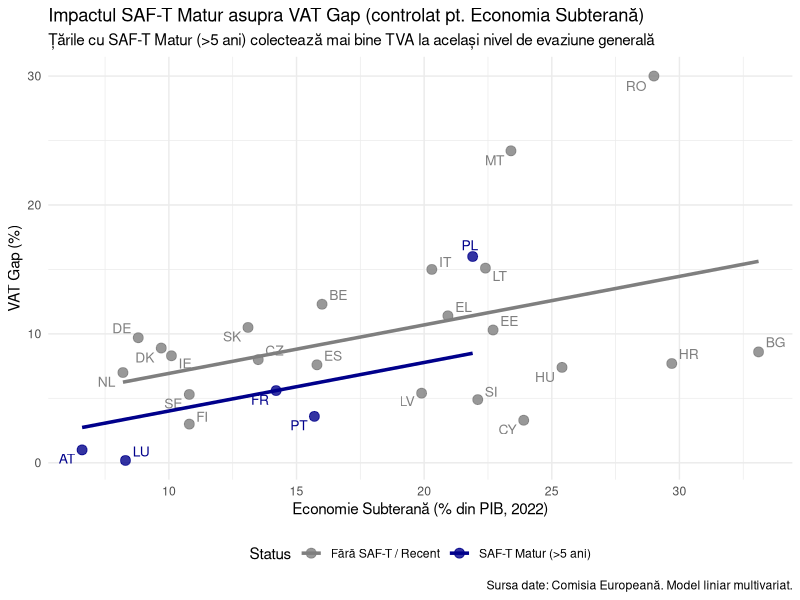

Reproduce this figure in R. (Note: this script raises an error after producing the figure.)
library(tidyverse)
library(broom)
library(ggrepel) # Pentru etichete frumoase pe grafic

# ---------------------------------------------------------
# 1. ÎNCĂRCAREA DATELOR (Direct din textul tău)
# ---------------------------------------------------------
data_text <- "Country_Code,Country_Name,VAT_Gap,2003,2004,2005,2006,2007,2008,2009,2010,2011,2012,2013,2014,2015,2016,2017,2018,2019,2020,2021,2022,SAFT_Year,SAFT_2020,SAFT_2021,SAFT_2022,SAFT_2023
AT,Austria,1.0%,10.8,11.0,10.3,9.7,9.4,8.1,8.5,8.2,7.9,7.6,7.5,7.8,8.2,7.8,7.1,6.7,6.1,7.2,6.9,6.6,2009,1,1,1,1
BE,Belgium,12.3%,21.4,20.7,20.1,19.2,18.3,17.5,17.8,17.4,17.1,16.8,16.4,16.1,16.2,16.1,15.6,15.4,15.1,16.2,16.0,16.0,,0,0,0,0
BG,Bulgaria,8.6%,35.9,35.3,34.4,34.0,32.7,32.1,32.5,32.6,32.3,31.9,31.2,31.0,30.6,30.2,29.6,30.8,30.1,32.9,32.4,33.1,2026,0,0,0,0
HR,Croatia,7.7%,32.3,32.3,31.5,31.2,30.4,29.6,30.1,29.8,29.5,29.0,28.4,28.0,27.7,27.1,26.5,27.4,26.4,29.6,29.0,29.7,,0,0,0,0
CY,Cyprus,3.3%,28.7,28.3,28.1,27.9,26.5,26.0,26.5,26.2,26.0,25.6,25.2,25.7,24.8,24.2,23.6,23.2,22.1,24.3,23.7,23.9,,0,0,0,0
CZ,Czech Republic,8.0%,19.5,19.1,18.5,18.1,17.0,16.6,16.9,16.7,16.4,16.0,15.5,15.3,15.1,14.9,14.1,13.6,13.1,14.2,13.9,13.5,,0,0,0,0
DK,Denmark,8.9%,17.4,17.1,16.5,15.4,14.8,13.9,14.3,14.0,13.8,13.4,13.0,12.8,12.0,11.6,10.9,9.3,8.9,9.8,9.6,9.7,2024,0,0,0,0
EE,Estonia,10.3%,30.7,30.8,30.2,29.6,29.5,29.0,29.6,29.3,28.6,28.2,27.6,27.1,26.2,25.4,24.6,23.2,22.1,23.6,23.1,22.7,,0,0,0,0
FI,Finland,3.0%,17.6,17.2,16.6,15.3,14.5,13.8,14.2,14.0,13.7,13.3,13.0,12.9,12.4,12.0,11.5,11.0,10.6,11.4,10.9,10.8,,0,0,0,0
FR,France,5.6%,14.7,14.3,13.8,12.4,11.8,11.1,11.6,11.3,11.0,10.8,9.9,10.8,12.3,12.6,12.8,12.5,12.4,13.6,13.1,14.2,2014,1,1,1,1
DE,Germany,9.7%,16.7,15.7,15.0,14.5,13.9,13.5,14.3,13.5,12.7,12.5,12.1,11.6,11.2,10.8,10.4,9.7,8.5,10.4,10.0,8.8,,0,0,0,0
EL,Greece,11.4%,28.2,28.1,27.6,26.2,25.1,24.3,25.0,25.4,24.3,24.0,23.6,23.3,22.4,22.0,21.5,20.8,19.2,20.9,20.3,20.93,,0,0,0,0
HU,Hungary,7.4%,25.0,24.7,24.5,24.4,23.7,23.0,23.5,23.3,22.8,22.5,22.1,21.6,21.9,22.2,22.4,22.7,23.2,26.0,25.0,25.4,,0,0,0,0
IE,Ireland,8.3%,15.4,15.2,14.8,13.4,12.7,12.2,13.1,13.0,12.8,12.7,12.2,11.8,11.3,10.8,10.4,9.7,8.9,9.9,9.4,10.1,,0,0,0,0
IT,Italy,15.0%,26.1,25.2,24.4,23.2,22.3,21.4,22.0,21.8,21.2,21.6,21.1,20.8,20.6,20.2,19.8,19.5,18.7,20.4,20.2,20.3,,0,0,0,0
LV,Latvia,5.4%,30.4,30.0,29.5,29.0,27.5,26.5,27.1,27.3,26.5,26.1,25.5,24.7,23.6,22.9,21.3,20.2,19.8,20.9,20.2,19.9,,0,0,0,0
LT,Lithuania,15.1%,32.0,31.7,31.1,30.6,29.7,29.1,29.6,29.7,29.0,28.5,28.0,27.1,25.8,24.9,23.8,23.0,21.9,23.1,22.9,22.4,2019,1,1,1,1
LU,Luxembourg,0.18%,9.8,9.8,9.9,10.0,9.4,8.5,8.8,8.4,8.2,8.2,8.0,8.1,8.3,8.4,8.2,7.9,7.4,8.6,8.4,8.3,2011,1,1,1,1
MT,Malta,24.2%,26.7,26.7,26.9,27.2,26.4,25.8,25.9,26.0,25.8,25.3,24.3,24.0,24.3,24.0,23.6,23.2,22.0,23.5,23.1,23.4,,0,0,0,0
NL,Netherlands,7.0%,12.7,12.5,12.0,10.9,10.1,9.6,10.2,10.0,9.8,9.5,9.1,9.2,9.0,8.8,8.4,7.5,7.0,8.1,7.8,8.2,,0,0,0,0
PL,Poland,16.0%,27.7,27.4,27.1,26.8,26.0,25.3,25.9,25.4,25.0,24.4,23.8,23.5,23.3,23.0,22.2,21.7,20.7,22.5,22.0,21.9,2016,1,1,1,1
PT,Portugal,3.6%,22.2,21.7,21.2,20.1,19.2,18.7,19.5,19.2,19.4,19.4,19.0,18.7,17.6,17.2,16.6,16.1,15.4,17.0,16.5,15.7,2009,1,1,1,1
RO,Romania,30.0%,33.6,32.5,32.2,31.4,30.2,29.4,29.4,29.8,29.6,29.1,28.4,28.1,28.0,27.6,26.3,26.7,26.9,29.3,28.9,29.0,2022,0,0,1,1
SI,Slovenia,4.9%,26.7,26.5,26.0,25.8,24.7,24.0,24.6,24.3,24.1,23.6,23.1,23.5,23.3,23.1,22.4,22.2,21.5,23.1,22.5,22.1,,0,0,0,0
ES,Spain,7.6%,22.2,21.9,21.3,20.2,19.3,18.4,19.5,19.4,19.2,19.2,18.6,18.5,18.2,17.9,17.2,16.6,15.4,17.4,16.9,15.8,,0,0,0,0
SK,Slovakia,10.5%,18.4,18.2,17.6,17.3,16.8,16.0,16.8,16.4,16.0,15.5,15.0,14.6,14.1,13.7,13.0,12.8,12.2,14.0,13.7,13.1,,0,0,0,0
SE,Sweden,5.3%,18.6,18.1,17.5,16.2,15.6,14.9,15.4,15.0,14.7,14.3,13.9,13.6,13.2,12.6,12.1,11.6,10.7,11.7,11.0,10.8,,0,0,0,0"

df <- read.csv(text = data_text)

# ---------------------------------------------------------
# 2. PREGĂTIREA DATELOR (ENGINEERING)
# ---------------------------------------------------------
# Setăm anul de analiză. Deși VAT Gap-ul pare să fie cel mai recent (2021/2022),
# folosim 2023 ca referință pentru maturitatea SAF-T, conform logicii anterioare.

analysis_year <- 2023
lag_threshold <- 5 # Pragul de maturitate identificat în graficul anterior

df_clean <- df %>%
  mutate(
    # 1. Variabila Dependentă: VAT Gap (numeric)
    VAT_Gap_Num = as.numeric(gsub("%", "", VAT_Gap)),
    
    # 2. Variabila Independentă 1: Shadow Economy (Folosim coloana 'X2022' ca proxy curent)
    # R adaugă un 'X' în fața numerelor când citește coloane.
    Shadow_Economy = X2022, 
    
    # 3. Calculăm Vechimea SAF-T
    SAFT_Year_Clean = ifelse(is.na(SAFT_Year) | SAFT_Year > analysis_year, NA, SAFT_Year),
    Years_Since = ifelse(is.na(SAFT_Year_Clean), 0, analysis_year - SAFT_Year_Clean),
    
    # 4. Variabila Independentă 2: DUMMY MATUR (1 dacă are >= 5 ani, 0 altfel)
    # Acesta este elementul cheie "cu lag"
    SAFT_Mature_Dummy = ifelse(Years_Since >= lag_threshold, 1, 0),
    
    # Etichetă pentru grafic
    Status = ifelse(SAFT_Mature_Dummy == 1, "SAF-T Matur (>5 ani)", "Fără SAF-T / Recent")
  )

# ---------------------------------------------------------
# 3. REGRESIA MULTIVARIATĂ
# ---------------------------------------------------------

# Model: VAT_Gap = Intercept + b1 * Shadow_Economy + b2 * SAFT_Mature_Dummy
model <- lm(VAT_Gap_Num ~ Shadow_Economy + SAFT_Mature_Dummy, data = df_clean)

# Afișare rezultate statistice
print(summary(model))
print(tidy(model))

# ---------------------------------------------------------
# 4. VIZUALIZARE (SCATTER PLOT CU DREPTE PARALELE)
# ---------------------------------------------------------
# Extragem coeficienții pentru a desena liniile manual sau lăsăm ggplot să facă treaba
# Vom folosi metoda simplă cu geom_smooth pe grupuri, forțând pante paralele prin modelul vizualizat

# Creăm predicțiile modelului pentru a desena liniile corecte (pante paralele)
df_clean$Predicted <- predict(model)

ggplot(df_clean, aes(x = Shadow_Economy, y = VAT_Gap_Num, color = Status)) +
  # Punctele (Țările)
  geom_point(size = 3, alpha = 0.8) +
  
  # Adăugăm codurile țărilor
  geom_text_repel(aes(label = Country_Code), size = 3.5, show.legend = FALSE) +
  
  # Liniile de regresie (bazate pe modelul nostru multivariat)
  geom_line(aes(y = Predicted, group = Status), size = 1.2) +
  
  scale_color_manual(values = c("gray50", "darkblue")) +
  
  labs(
    title = "Impactul SAF-T Matur asupra VAT Gap (controlat pt. Economia Subterană)",
    subtitle = "Țările cu SAF-T Matur (>5 ani) colectează mai bine TVA la același nivel de evaziune generală",
    x = "Economie Subterană (% din PIB, 2022)",
    y = "VAT Gap (%)",
    caption = "Sursa date: Comisia Europeană. Model liniar multivariat."
  ) +
  theme_minimal() +
  theme(legend.position = "bottom")






















library(tidyverse)
library(broom)
library(scales)

# ---------------------------------------------------------
# 1. PREGĂTIREA DATELOR
# ---------------------------------------------------------
# Presupunem că 'df' este deja încărcat din pasul anterior.
# Dacă nu, rulează din nou read.csv cu datele tale.

analysis_year <- 2023

# Definim intervalele pe care le testăm
# 1. Anii pentru Shadow Economy (sau variabila independentă istorică)
shadow_years_to_test <- 2015:2022 

# 2. Lagg-urile pentru SAF-T (ani de maturitate)
saft_lags_to_test <- 0:8

# Creăm un data frame gol pentru rezultate
grid_results <- data.frame()

# ---------------------------------------------------------
# 2. BUCLA DE TESTARE (GRID SEARCH) - CORECTATĂ
# ---------------------------------------------------------

# Reinițializăm grid_results
grid_results <- data.frame()

for (s_year in shadow_years_to_test) {
  
  # CORECTURĂ: Folosim as.character pentru că ai șters "X"-ul din nume
  col_name <- as.character(s_year)
  
  # Verificăm dacă coloana există
  if(col_name %in% names(df)) {
    
    for (k_lag in saft_lags_to_test) {
      
      # Construim setul de date temporar
      # Folosim backticks `` pentru numele de coloane numerice (ex: `2022`)
      df_iter <- df %>%
        mutate(
          VAT_Gap_Target = as.numeric(gsub("%", "", VAT_Gap)),
          Shadow_Predictor = .data[[col_name]], # Accesăm sigur coloana numerică
          
          # Calculăm dummy-ul SAF-T
          SAFT_Year_Clean = ifelse(is.na(SAFT_Year) | SAFT_Year > analysis_year, NA, SAFT_Year),
          Years_Experience = ifelse(is.na(SAFT_Year_Clean), 0, analysis_year - SAFT_Year_Clean),
          SAFT_Dummy = ifelse(Years_Experience >= k_lag & Years_Experience > 0, 1, 0)
        ) %>%
        filter(!is.na(Shadow_Predictor), !is.na(VAT_Gap_Target))
      
      # Verificăm dacă avem suficiente țări (minim 3)
      if (sum(df_iter$SAFT_Dummy) >= 3) {
        
        model <- lm(VAT_Gap_Target ~ Shadow_Predictor + SAFT_Dummy, data = df_iter)
        
        tidied <- tidy(model)
        glanced <- glance(model)
        
        saft_row <- tidied %>% filter(term == "SAFT_Dummy")
        shadow_row <- tidied %>% filter(term == "Shadow_Predictor")
        
        if(nrow(saft_row) > 0) {
          grid_results <- rbind(grid_results, data.frame(
            Shadow_Year = s_year,
            SAFT_Lag_Threshold = k_lag,
            Adj_R2 = glanced$adj.r.squared,
            SAFT_Coef = saft_row$estimate,
            SAFT_P_Value = saft_row$p.value,
            Shadow_Coef = shadow_row$estimate
          ))
        }
      }
    }
  }
}

# ---------------------------------------------------------
# 3. IDENTIFICAREA CELUI MAI BUN MODEL
# ---------------------------------------------------------

# Verificăm întâi dacă avem rezultate
if(nrow(grid_results) > 0) {
  best_models <- grid_results %>% 
    arrange(desc(Adj_R2)) %>%
    head(10)
  
  print("TOP 10 Combinații (Shadow Year + SAFT Lag):")
  print(best_models)
} else {
  print("Nu s-au generat rezultate. Verifică numele coloanelor din df.")
}

# ---------------------------------------------------------
# 3. IDENTIFICAREA CELUI MAI BUN MODEL
# ---------------------------------------------------------

# Sortăm descrescător după R2 (puterea explicativă)
best_models <- grid_results %>% 
  arrange(desc(Adj_R2)) %>%
  head(10)

print("TOP 10 Combinații (Shadow Year + SAFT Lag):")
print(best_models)

# ---------------------------------------------------------
# 4. VIZUALIZARE HEATMAP (HARTA "CALDĂ")
# ---------------------------------------------------------


ggplot(grid_results, aes(x = factor(Shadow_Year), y = factor(SAFT_Lag_Threshold), fill = Adj_R2)) +
  geom_tile(color = "white") +
  scale_fill_viridis_c(option = "magma", name = "Adjusted R²") +
  geom_text(aes(label = round(Adj_R2, 2)), color = "white", size = 3) +
  labs(
    title = "Optimizarea Modelului: Shadow Economy vs. SAF-T Lag",
    subtitle = "Culorile mai deschise/calde indică modele mai performante (R² mai mare)",
    x = "Anul datelor de Shadow Economy (Predictor)",
    y = "Pragul minim de vechime SAF-T (Ani)"
  ) +
  theme_minimal()
